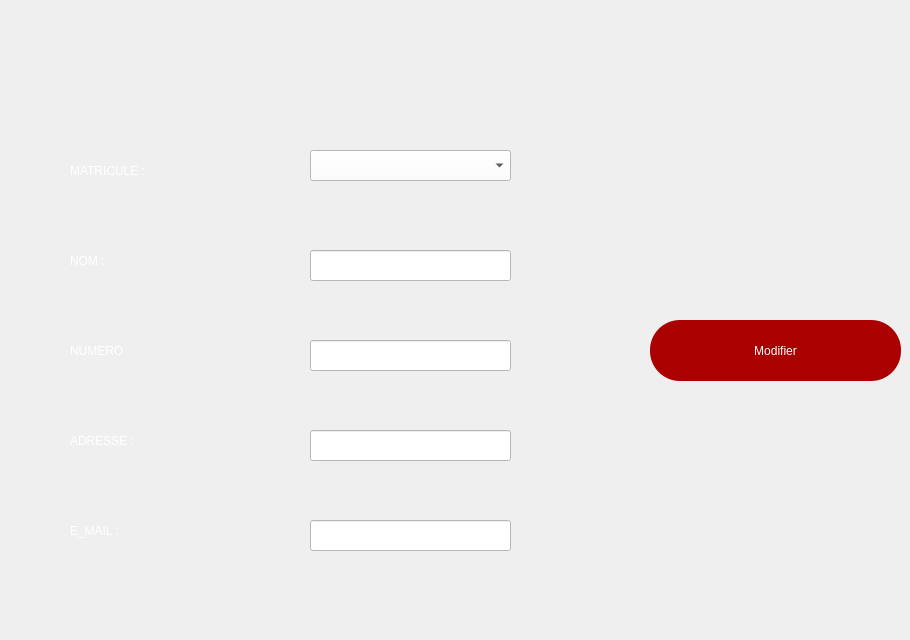
   <widget class="QWidget" name="modiff">
    <widget class="QLabel" name="label_17">
     <property name="geometry">
      <rect>
       <x>70</x>
       <y>140</y>
       <width>191</width>
       <height>61</height>
      </rect>
     </property>
     <property name="styleSheet">
      <string notr="true">color: rgb(255, 255, 255);
font: 24pt &quot;MS Shell Dlg 2&quot;;</string>
     </property>
     <property name="text">
      <string>MATRICULE : </string>
     </property>
    </widget>
    <widget class="QLabel" name="label_21">
     <property name="geometry">
      <rect>
       <x>70</x>
       <y>230</y>
       <width>191</width>
       <height>61</height>
      </rect>
     </property>
     <property name="styleSheet">
      <string notr="true">color: rgb(255, 255, 255);
font: 24pt &quot;MS Shell Dlg 2&quot;;</string>
     </property>
     <property name="text">
      <string>NOM : </string>
     </property>
    </widget>
    <widget class="QLineEdit" name="lineEdit_nf">
     <property name="geometry">
      <rect>
       <x>310</x>
       <y>250</y>
       <width>201</width>
       <height>31</height>
      </rect>
     </property>
     <property name="styleSheet">
      <string notr="true">background-color: rgb(255, 255, 255);</string>
     </property>
    </widget>
    <widget class="QLabel" name="label_22">
     <property name="geometry">
      <rect>
       <x>70</x>
       <y>320</y>
       <width>191</width>
       <height>61</height>
      </rect>
     </property>
     <property name="styleSheet">
      <string notr="true">color: rgb(255, 255, 255);
font: 24pt &quot;MS Shell Dlg 2&quot;;</string>
     </property>
     <property name="text">
      <string>NUMERO : </string>
     </property>
    </widget>
    <widget class="QLineEdit" name="lineEdit_numf">
     <property name="geometry">
      <rect>
       <x>310</x>
       <y>340</y>
       <width>201</width>
       <height>31</height>
      </rect>
     </property>
     <property name="styleSheet">
      <string notr="true">background-color: rgb(255, 255, 255);</string>
     </property>
    </widget>
    <widget class="QLabel" name="label_23">
     <property name="geometry">
      <rect>
       <x>70</x>
       <y>410</y>
       <width>191</width>
       <height>61</height>
      </rect>
     </property>
     <property name="styleSheet">
      <string notr="true">color: rgb(255, 255, 255);
font: 24pt &quot;MS Shell Dlg 2&quot;;</string>
     </property>
     <property name="text">
      <string>ADRESSE : </string>
     </property>
    </widget>
    <widget class="QLineEdit" name="lineEdit_ad">
     <property name="geometry">
      <rect>
       <x>310</x>
       <y>430</y>
       <width>201</width>
       <height>31</height>
      </rect>
     </property>
     <property name="styleSheet">
      <string notr="true">background-color: rgb(255, 255, 255);</string>
     </property>
    </widget>
    <widget class="QLabel" name="label_24">
     <property name="geometry">
      <rect>
       <x>70</x>
       <y>500</y>
       <width>191</width>
       <height>61</height>
      </rect>
     </property>
     <property name="styleSheet">
      <string notr="true">color: rgb(255, 255, 255);
font: 24pt &quot;MS Shell Dlg 2&quot;;</string>
     </property>
     <property name="text">
      <string>E_MAIL : </string>
     </property>
    </widget>
    <widget class="QLineEdit" name="lineEdit_mail">
     <property name="geometry">
      <rect>
       <x>310</x>
       <y>520</y>
       <width>201</width>
       <height>31</height>
      </rect>
     </property>
     <property name="styleSheet">
      <string notr="true">background-color: rgb(255, 255, 255);</string>
     </property>
    </widget>
    <widget class="QPushButton" name="pushButton_modf">
     <property name="geometry">
      <rect>
       <x>650</x>
       <y>320</y>
       <width>251</width>
       <height>61</height>
      </rect>
     </property>
     <property name="styleSheet">
      <string notr="true">font: 20pt &quot;MS Shell Dlg 2&quot;;
color: rgb(255, 255, 255);
background-color: rgb(170, 0, 0);
border-radius: 30px;</string>
     </property>
     <property name="text">
      <string>Modifier</string>
     </property>
     <property name="icon">
      <iconset resource="rs.qrc">
       <normaloff>:/img/rs/update.png</normaloff>:/img/rs/update.png</iconset>
     </property>
     <property name="iconSize">
      <size>
       <width>50</width>
       <height>50</height>
      </size>
     </property>
    </widget>
    <widget class="QComboBox" name="comboBox_mat">
     <property name="geometry">
      <rect>
       <x>310</x>
       <y>150</y>
       <width>201</width>
       <height>31</height>
      </rect>
     </property>
     <property name="styleSheet">
      <string notr="true">background-color: rgb(255, 255, 255);</string>
     </property>
    </widget>
    <widget class="QToolButton" name="frommod">
     <property name="geometry">
      <rect>
       <x>30</x>
       <y>570</y>
       <width>81</width>
       <height>61</height>
      </rect>
     </property>
     <property name="text">
      <string/>
     </property>
     <property name="icon">
      <iconset resource="rs.qrc">
       <normaloff>:/img/rs/retour.png</normaloff>:/img/rs/retour.png</iconset>
     </property>
     <property name="iconSize">
      <size>
       <width>60</width>
       <height>60</height>
      </size>
     </property>
     <property name="autoRaise">
      <bool>true</bool>
     </property>
    </widget>
   </widget>
